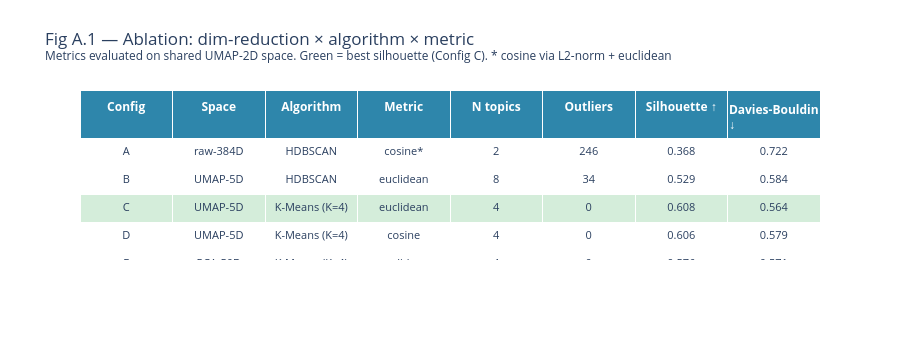

Notebook cell for this chart:
### Code cell
# Fig A.1 — Comparison table (Plotly)
valid_mask = df_abl["Silhouette ↑"].notna()
best_row   = int(df_abl.loc[valid_mask, "Silhouette ↑"].idxmax())
best_cfg   = df_abl.loc[best_row, "Config"]

cols_show = ["Config", "Space", "Algorithm", "Metric", "N topics", "Outliers",
             "Silhouette ↑", "Davies-Bouldin ↓"]

fill_colors = [
    ["#D4EDDA" if i == best_row else "white" for i in range(len(df_abl))]
    for _ in cols_show
]

fig_abl = go.Figure(go.Table(
    header=dict(
        values=[f"<b>{c}</b>" for c in cols_show],
        fill_color="#2E86AB", font=dict(color="white", size=12),
        align="center", height=32,
    ),
    cells=dict(
        values=[df_abl[c].tolist() for c in cols_show],
        fill_color=fill_colors,
        align="center", font=dict(size=11),
        height=28,
    ),
))
fig_abl.update_layout(
    title=(
        f"Fig A.1 — Ablation: dim-reduction × algorithm × metric<br>"
        f"<sup>Metrics evaluated on shared UMAP-2D space. "
        f"Green = best silhouette (Config {best_cfg}). "
        f"* cosine via L2-norm + euclidean</sup>"
    ),
    height=340,
    margin=dict(t=90),
)
fig_abl.show()
save_figure(fig_abl, "05_A1_ablation_table")
print(f"\nWinning config: {best_cfg} — {configs[best_cfg]['space']} | "
      f"{configs[best_cfg]['algo']} | silhouette={configs[best_cfg]['silhouette']:.3f}")

### Figure 1 — Plotly figure (JSON) as saved in the notebook; plotly's stock layout.template omitted (floating-point values rounded to 4 significant figures)
{"data": [{"cells": {"align": "center", "fill": {"color": [["white", "white", "#D4EDDA", "white", "white", "white", "white"], ["white", "white", "#D4EDDA", "white", "white", "white", "white"], ["white", "white", "#D4EDDA", "white", "white", "white", "white"], ["white", "white", "#D4EDDA", "white", "white", "white", "white"], ["white", "white", "#D4EDDA", "white", "white", "white", "white"], ["white", "white", "#D4EDDA", "white", "white", "white", "white"], ["white", "white", "#D4EDDA", "white", "white", "white", "white"], ["white", "white", "#D4EDDA", "white", "white", "white", "white"]]}, "font": {"size": 11}, "height": 28, "values": [["A", "B", "C", "D", "E", "F", "G"], ["raw-384D", "UMAP-5D", "UMAP-5D", "UMAP-5D", "PCA-50D", "PCA-50D", "raw-384D"], ["HDBSCAN", "HDBSCAN", "K-Means (K=4)", "K-Means (K=4)", "K-Means (K=4)", "K-Means (K=4)", "K-Means (K=4)"], ["cosine*", "euclidean", "euclidean", "cosine", "euclidean", "cosine", "cosine"], [2, 8, 4, 4, 4, 4, 4], [246, 34, 0, 0, 0, 0, 0], [0.368, 0.529, 0.608, 0.606, 0.576, 0.56, 0.576], [0.722, 0.584, 0.564, 0.579, 0.571, 0.56, 0.571]]}, "header": {"align": "center", "fill": {"color": "#2E86AB"}, "font": {"color": "white", "size": 12}, "height": 32, "values": ["<b>Config</b>", "<b>Space</b>", "<b>Algorithm</b>", "<b>Metric</b>", "<b>N topics</b>", "<b>Outliers</b>", "<b>Silhouette ↑</b>", "<b>Davies-Bouldin ↓</b>"]}, "type": "table"}], "layout": {"height": 340, "margin": {"t": 90}, "title": {"text": "Fig A.1 — Ablation: dim-reduction × algorithm × metric<br><sup>Metrics evaluated on shared UMAP-2D space. Green = best silhouette (Config C). * cosine via L2-norm + euclidean</sup>"}}}
